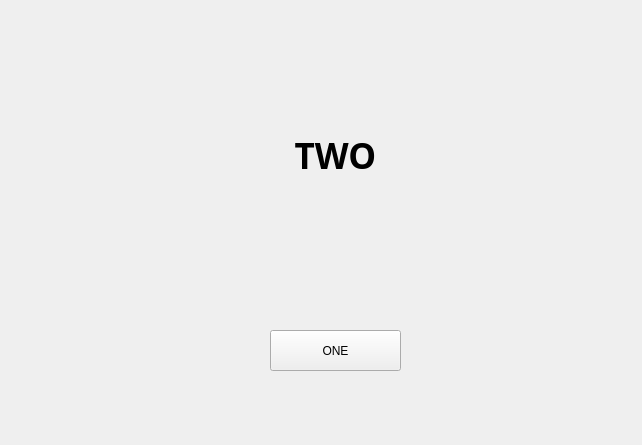
<?xml version="1.0" encoding="UTF-8"?>
<ui version="4.0">
 <class>Two</class>
 <widget class="QWidget" name="Two">
  <property name="geometry">
   <rect>
    <x>0</x>
    <y>0</y>
    <width>642</width>
    <height>445</height>
   </rect>
  </property>
  <property name="windowTitle">
   <string>Form</string>
  </property>
  <widget class="QPushButton" name="oneBtn">
   <property name="geometry">
    <rect>
     <x>270</x>
     <y>330</y>
     <width>131</width>
     <height>41</height>
    </rect>
   </property>
   <property name="text">
    <string>ONE</string>
   </property>
  </widget>
  <widget class="QLabel" name="label">
   <property name="geometry">
    <rect>
     <x>180</x>
     <y>100</y>
     <width>311</width>
     <height>111</height>
    </rect>
   </property>
   <property name="font">
    <font>
     <family>Arial Black</family>
     <pointsize>26</pointsize>
     <weight>75</weight>
     <bold>true</bold>
    </font>
   </property>
   <property name="text">
    <string>TWO</string>
   </property>
   <property name="alignment">
    <set>Qt::AlignCenter</set>
   </property>
  </widget>
 </widget>
 <resources/>
 <connections/>
</ui>
